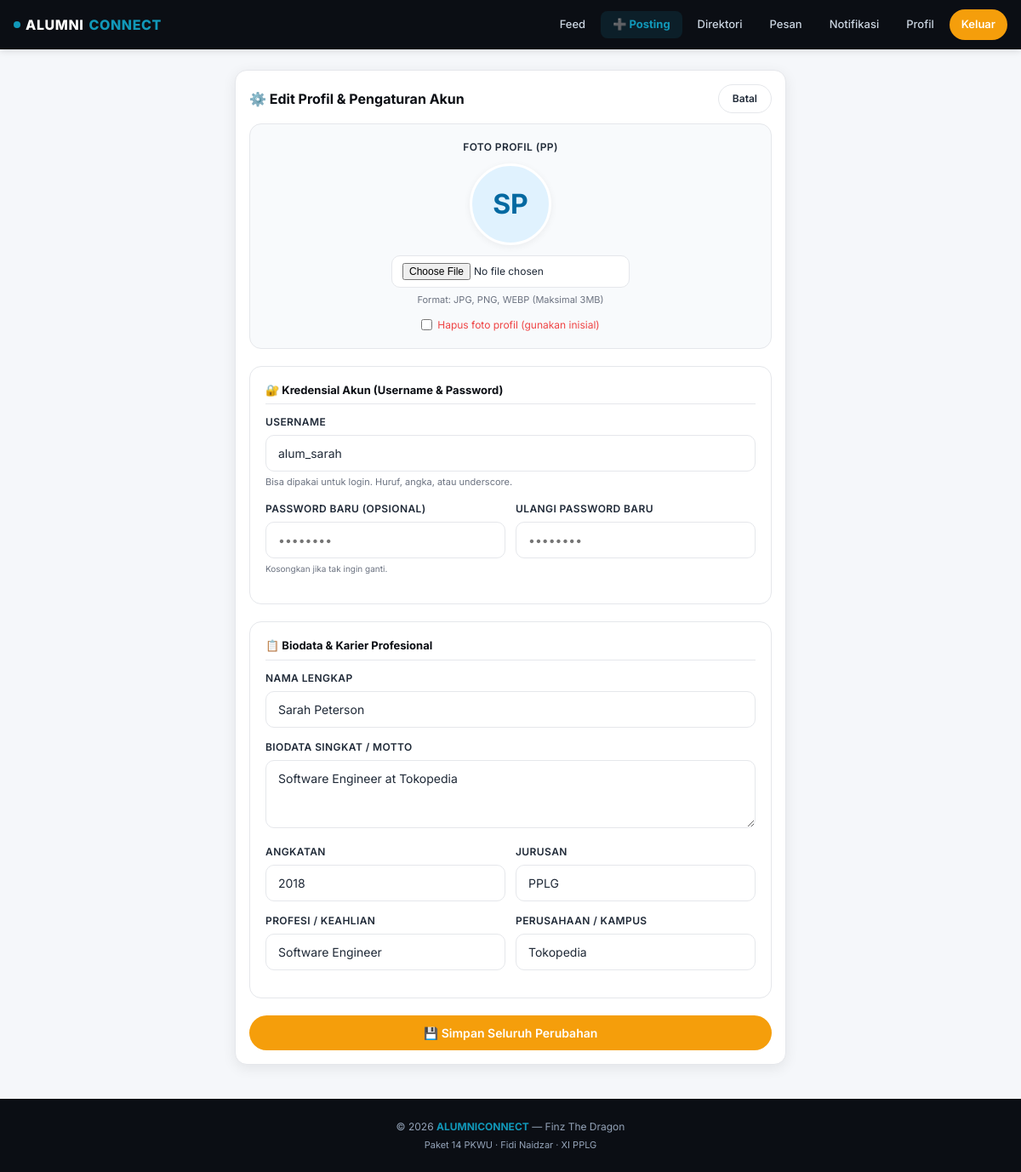
Page /pages/edit_profile.php (signed in) on the committed database.
### tables this page shows
CREATE TABLE `users` (
  `id` bigint NOT NULL AUTO_INCREMENT,
  `username` varchar(50) NOT NULL,
  `email` varchar(100) NOT NULL,
  `password` varchar(255) NOT NULL,
  `role_id` bigint NOT NULL,
  `created_at` timestamp NULL DEFAULT CURRENT_TIMESTAMP,
  PRIMARY KEY (`id`),
  UNIQUE KEY `username` (`username`),
  UNIQUE KEY `email` (`email`),
  KEY `role_id` (`role_id`),
  CONSTRAINT `users_ibfk_1` FOREIGN KEY (`role_id`) REFERENCES `roles` (`id`)
);

CREATE TABLE `profiles` (
  `id` bigint NOT NULL AUTO_INCREMENT,
  `user_id` bigint NOT NULL,
  `nama` varchar(100) DEFAULT NULL,
  `foto` varchar(255) DEFAULT NULL,
  `bio` text,
  PRIMARY KEY (`id`),
  UNIQUE KEY `user_id` (`user_id`),
  CONSTRAINT `profiles_ibfk_1` FOREIGN KEY (`user_id`) REFERENCES `users` (`id`) ON DELETE CASCADE
);

CREATE TABLE `alumni_profiles` (
  `id` bigint NOT NULL AUTO_INCREMENT,
  `user_id` bigint NOT NULL,
  `angkatan` varchar(10) DEFAULT NULL,
  `tahun_lulus` year DEFAULT NULL,
  `jurusan` varchar(50) DEFAULT NULL,
  `profesi` varchar(100) DEFAULT NULL,
  `perusahaan` varchar(100) DEFAULT NULL,
  PRIMARY KEY (`id`),
  UNIQUE KEY `user_id` (`user_id`),
  CONSTRAINT `alumni_profiles_ibfk_1` FOREIGN KEY (`user_id`) REFERENCES `users` (`id`) ON DELETE CASCADE
);

### pages/edit_profile.php (the view, shortened to what this page needs)
<?php
require_once __DIR__ . '/../includes/functions.php';
require_once __DIR__ . '/../config/database.php';
$userId = $_SESSION['user_id'];
$stmt = $conn->prepare("
    SELECT u.id, u.username, u.email, u.role_id,
           p.nama, p.bio, p.foto,
           ap.angkatan, ap.jurusan, ap.profesi, ap.perusahaan
    FROM users u
    LEFT JOIN profiles p ON p.user_id = u.id
    LEFT JOIN alumni_profiles ap ON ap.user_id = u.id
    WHERE u.id = ?
");
$stmt->bind_param('i', $userId);
$stmt->execute();
$data = $stmt->get_result()->fetch_assoc();
include __DIR__ . '/../includes/header.php';
?>
<div class="container" style="max-width:680px; margin-top:24px; margin-bottom:40px;">
  <div class="card" style="box-shadow:var(--shadow-md);">
    <div class="card-header">
      <span class="card-title" style="font-size:16px;">⚙️ Edit Profil & Pengaturan Akun</span>
      <a href="<?= baseUrl('pages/profile.php') ?>" class="btn btn-outline btn-sm">Batal</a>
    </div>
    <form method="POST" enctype="multipart/form-data">
      <div style="background:#F8FAFC; border:1px solid var(--border); border-radius:14px; padding:18px; margin-bottom:20px; text-align:center;">
        <label class="form-label" style="margin-bottom:10px; display:block;">Foto Profil (PP)</label>
        <div style="display:flex; flex-direction:column; align-items:center; gap:12px;">
          <div id="previewContainer">
            <?= renderAvatar($data['nama'] ?? $data['username'], $data['foto'] ?? null, 'avatar-lg') ?>
          </div>
          <div style="display:flex; flex-direction:column; gap:6px; align-items:center;">
            <input type="file" name="foto" id="fotoInput" accept="image/*" class="form-input" style="padding:8px 12px; font-size:12px; max-width:280px;">
            <span style="font-size:11px; color:var(--text-muted);">Format: JPG, PNG, WEBP (Maksimal 3MB)</span>
            <?php if (!empty($data['foto'])): ?>
              <label style="font-size:12px; color:#EF4444; margin-top:6px; cursor:pointer; display:flex; align-items:center; gap:6px;">
                <input type="checkbox" name="hapus_foto" value="1"> Hapus foto profil (gunakan inisial)
              </label>
            <?php endif; ?>
          </div>
        </div>
      </div>
      <div style="background:white; border:1px solid var(--border); border-radius:14px; padding:18px; margin-bottom:20px;">
        <div style="font-size:13px; font-weight:700; color:var(--navy); margin-bottom:12px; border-bottom:1px solid var(--border); padding-bottom:6px;">
          🔐 Kredensial Akun (Username & Password)
        </div>
        <div class="form-group">
          <label class="form-label">Username</label>
          <input type="text" name="username" class="form-input" value="<?= e($data['username'] ?? '') ?>" required>
          <span style="font-size:11px; color:var(--text-muted);">Bisa dipakai untuk login. Huruf, angka, atau underscore.</span>
        </div>
        <div style="display:grid; grid-template-columns: 1fr 1fr; gap:12px;">
          <div class="form-group">
            <label class="form-label">Password Baru (Opsional)</label>
            <input type="password" name="new_password" class="form-input" placeholder="••••••••">
            <span style="font-size:10px; color:var(--text-muted);">Kosongkan jika tak ingin ganti.</span>
          </div>
          <div class="form-group">
            <label class="form-label">Ulangi Password Baru</label>
            <input type="password" name="confirm_password" class="form-input" placeholder="••••••••">
          </div>
        </div>
      </div>
      <div style="background:white; border:1px solid var(--border); border-radius:14px; padding:18px; margin-bottom:20px;">
        <div style="font-size:13px; font-weight:700; color:var(--navy); margin-bottom:12px; border-bottom:1px solid var(--border); padding-bottom:6px;">
          📋 Biodata & Karier Profesional
        </div>
        <div class="form-group">
          <label class="form-label">Nama Lengkap</label>
          <input type="text" name="nama" class="form-input" value="<?= e($data['nama'] ?? '') ?>" required>
        </div>
        <div class="form-group">
          <label class="form-label">Biodata Singkat / Motto</label>
          <textarea name="bio" class="form-textarea" placeholder="Tuliskan pengalaman atau bio singkat tentang dirimu..."><?= e($data['bio'] ?? '') ?></textarea>
        </div>
        <div style="display:grid; grid-template-columns: 1fr 1fr; gap:12px;">
          <div class="form-group">
            <label class="form-label">Angkatan</label>
            <input type="text" name="angkatan" class="form-input" placeholder="contoh: 2020" value="<?= e($data['angkatan'] ?? '') ?>">
          </div>
          <div class="form-group">
            <label class="form-label">Jurusan</label>
            <input type="text" name="jurusan" class="form-input" placeholder="contoh: PPLG" value="<?= e($data['jurusan'] ?? '') ?>">
          </div>
        </div>
        <div style="display:grid; grid-template-columns: 1fr 1fr; gap:12px;">
          <div class="form-group">
            <label class="form-label">Profesi / Keahlian</label>
            <input type="text" name="profesi" class="form-input" placeholder="contoh: Software Engineer" value="<?= e($data['profesi'] ?? '') ?>">
          </div>
          <div class="form-group">
            <label class="form-label">Perusahaan / Kampus</label>
            <input type="text" name="perusahaan" class="form-input" placeholder="contoh: Tokopedia / ITB" value="<?= e($data['perusahaan'] ?? '') ?>">
          </div>
        </div>
      </div>
      <button type="submit" class="btn btn-primary btn-block" style="padding:12px; font-size:14px;">
        💾 Simpan Seluruh Perubahan
      </button>
    </form>
  </div>
</div>
<?php include __DIR__ . '/../includes/footer.php'; ?>

### includes/functions.php (shortened to what this page needs)
<?php
function baseUrl($path = '') {
    $base = '/alumniconnect';
    return $base . '/' . ltrim($path, '/');
}
function e($str) {
    return htmlspecialchars($str ?? '', ENT_QUOTES, 'UTF-8');
}
function initials($name) {
    $parts = preg_split('/\s+/', trim($name));
    $ini = '';
    foreach (array_slice($parts, 0, 2) as $p) {
        $ini .= strtoupper(substr($p, 0, 1));
    }
    return $ini ?: '?';
}
function renderAvatar($name, $foto = null, $extraClass = '', $extraStyle = '') {
    if (!empty($foto)) {
        $filePath = __DIR__ . '/../' . ltrim($foto, '/\\');
    }
    return '<div class="avatar ' . e($extraClass) . '" style="' . e($extraStyle) . '">' . initials($name) . '</div>';
}

### assets/css/style.css (style rules this page uses)
:root { --primary: #1198B9; --primary-dark: #0d7fa0; --primary-light: #E6F4F8; --navy: #0B0E14; --navy-2: #11151A; --orange: #F59E0B; --orange-dark: #d97706; --orange-light: #FEF3E2; --bg: #F5F7FA; --white: #FFFFFF; --text: #1F2937; --text-muted: #6B7280; --border: #E5E7EB; --shadow-sm: 0 1px 2px rgba(0,0,0,0.04); --shadow: 0 2px 8px rgba(0,0,0,0.06); --shadow-md: 0 4px 16px rgba(0,0,0,0.08); --radius: 14px; --radius-sm: 10px; --radius-pill: 999px; }
* { margin: 0; padding: 0; box-sizing: border-box; }
html { scroll-behavior: smooth; }
body { font-family: 'Inter', 'Segoe UI', Arial, sans-serif; background: var(--bg); color: var(--text); font-size: 14px; line-height: 1.5; -webkit-font-smoothing: antialiased; padding-bottom: 80px; }
@media (min-width: 992px) { body { padding-bottom: 0; } }
a { color: inherit; text-decoration: none; }
button, input, textarea, select { font-family: inherit; font-size: inherit; }
.container { max-width: 1200px; margin: 0 auto; padding: 0 16px; }
.btn { display: inline-flex; align-items: center; justify-content: center; gap: 6px; padding: 10px 20px; border-radius: var(--radius-pill); font-weight: 600; font-size: 13px; border: none; cursor: pointer; transition: all 0.2s; text-align: center; white-space: nowrap; }
.btn-primary { background: var(--orange); color: white; }
.btn-outline { background: transparent; border: 1.5px solid var(--border); color: var(--text); }
.btn-block { width: 100%; }
.btn-sm { padding: 7px 16px; font-size: 12px; }
.card { background: white; border-radius: var(--radius); border: 1px solid var(--border); padding: 16px; box-shadow: var(--shadow-sm); margin-bottom: 14px; }
.card-header { display: flex; justify-content: space-between; align-items: center; margin-bottom: 12px; }
.card-title { font-size: 14px; font-weight: 700; color: var(--navy); }
.form-group { margin-bottom: 14px; }
.form-label { display: block; font-size: 12px; font-weight: 600; color: var(--text); margin-bottom: 6px; text-transform: uppercase; letter-spacing: 0.4px; }
.form-input, .form-select, .form-textarea { width: 100%; padding: 12px 14px; border: 1.5px solid var(--border); border-radius: var(--radius-sm); background: white; color: var(--text); font-size: 14px; transition: border-color 0.2s, box-shadow 0.2s; }
.form-textarea { resize: vertical; min-height: 80px; }
.avatar { width: 44px; height: 44px; border-radius: 50%; background: var(--primary-light); color: var(--primary-dark); display: inline-flex; align-items: center; justify-content: center; font-weight: 700; font-size: 15px; flex-shrink: 0; border: 1.5px solid rgba(17,152,185,0.25); text-transform: uppercase; user-select: none; }
.avatar-lg { width: 96px; height: 96px; font-size: 32px; background: #E0F2FE; color: #0369A1; border: 3px solid white; box-shadow: var(--shadow); margin: 0 auto; }

### rows in the picture
users: profiles.nama "SP", username "alum_sarah", nama "Sarah Peterson", bio "Software Engineer at Tokopedia", angkatan "2018", jurusan "PPLG", profesi "Software Engineer", perusahaan "Tokopedia"
